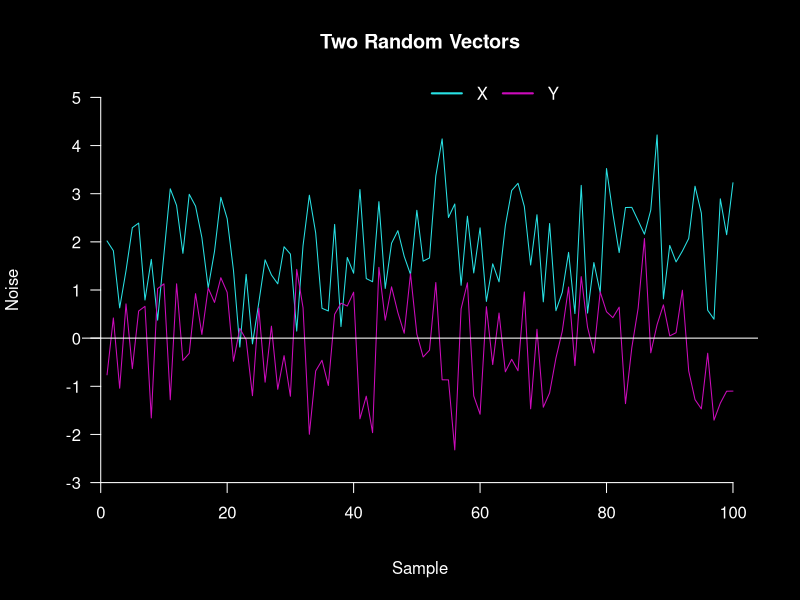

Source code (R):
#####################################################################
# R-Tutorial To Demonstrace The source() Function
#
# Michael Malick
# 24 Apr 2012
#
#####################################################################



# Create some data
set.seed(10)
x <- rnorm(100) + 2
y <- rnorm(100)

# Set parameters
par(bg = "black", fg = "white", col.axis = "white",
    col.lab = "white", col.main = "white")

# Plot data
plot(x, type = "l", col = 5, ylim = c(-3,5), ylab = "", xlab = "",
	 axes = FALSE)

lines(y, col = 6)
abline(h = 0)
title("Two Random Vectors")
mtext("Noise", side = 2, line = 3)
mtext("Sample", side = 1, line = 3)
axis(side = 1, at = seq(0, 100, 20), pos = -3)
axis(side = 2, at = seq(-3, 5, 1), pos = 0, las = 1)
legend(50, 5.5, legend = c("X", "Y"), horiz = TRUE,
	   col = c(5, 6), lty = c(1, 1), lwd = 2, box.lwd = 0, bty = "n")

